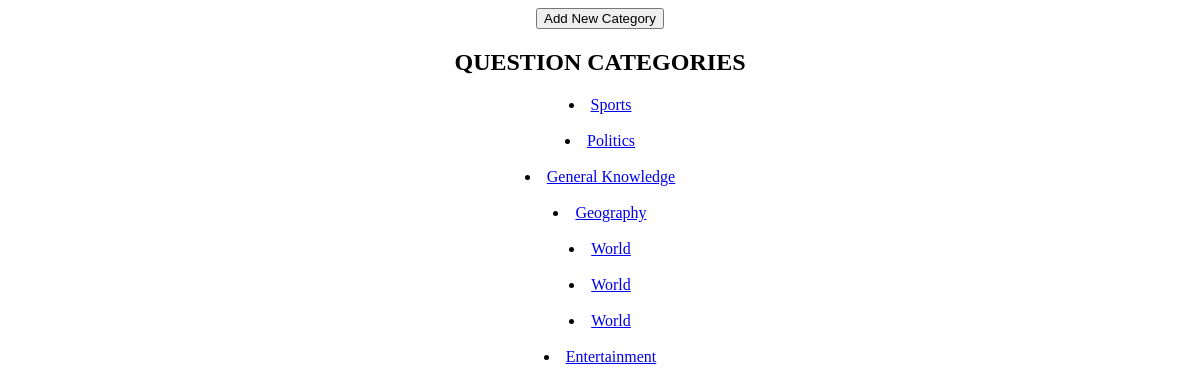
Before: / with the older database file.
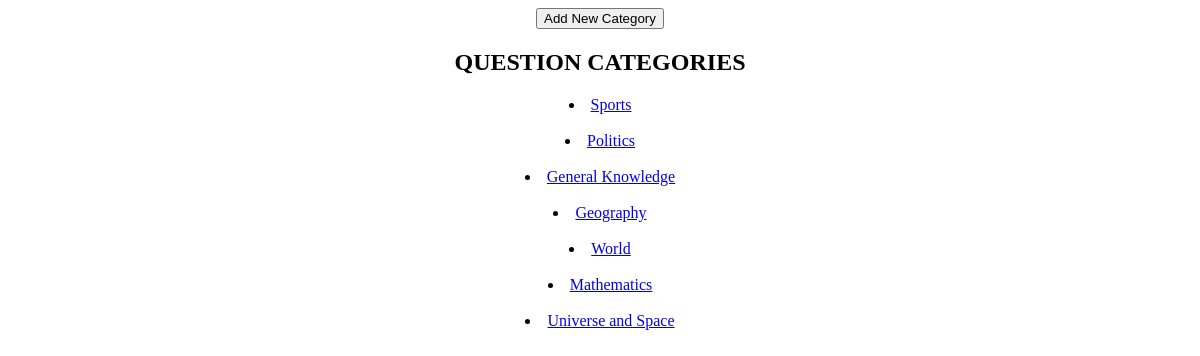
After: the same page with the newer database file.
### polls/models.py (models this page shows, shortened)
class Category(models.Model):
    name = models.CharField(blank=True, max_length=100)

### polls/views.py (the view)
# urls.py: url(r'^$', v.CategoryListView.as_view(), name="main_page"),
class CategoryListView(ListView):
    model = Category
    template_name = "category_list.html"
    def get_context_data(self, **kwargs):
        context = super(CategoryListView, self).get_context_data(**kwargs)
        return context

### polls/templates/category_list.html
<center>
<a href = "{%url "CreateCategory" %}"><button type="button">Add New Category</button></a>
<h2>QUESTION CATEGORIES</h2>
{% for i in object_list%}
<li>
    <a href = '{% url "CategoryDetails" i.id %}'>{{i.name}}</a><br><br>
</li>
{% endfor%}
</center>

Changed rows visible on the page:
removed Category: name "World"
removed Category: name "World"
removed Category: name "Entertainment"
added Category: name "Mathematics"
added Category: name "Universe and Space"
